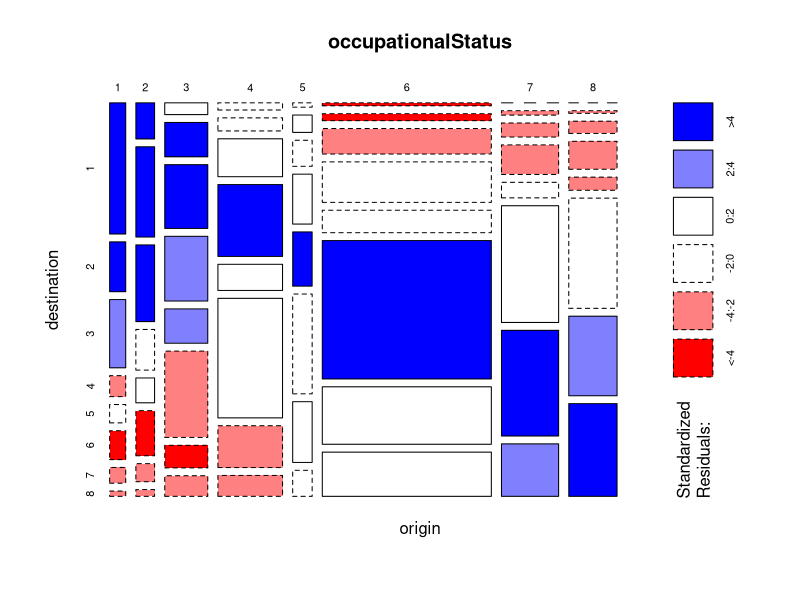
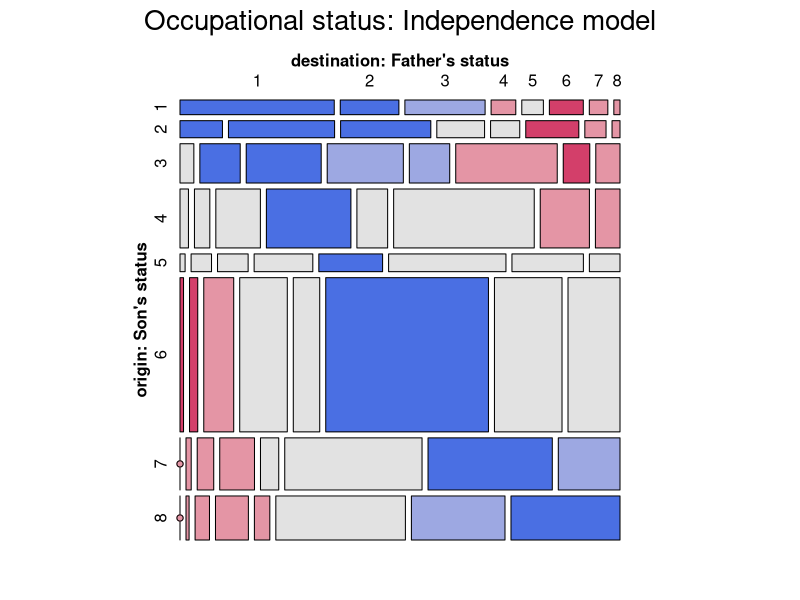
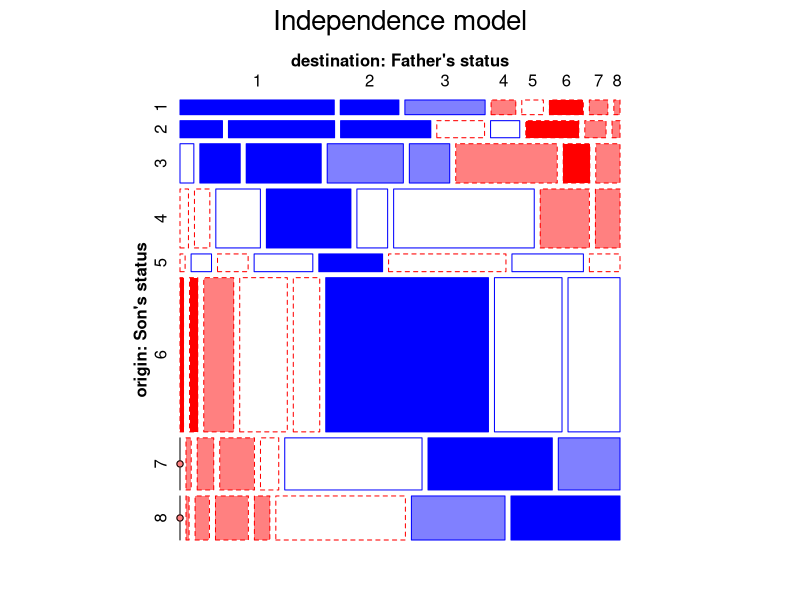

R code for these plots, in order:
## ---- chunk 1
knitr::opts_chunk$set(
  collapse = TRUE,
  message = FALSE,
  warning = FALSE,
  fig.height = 6,
  fig.width = 7,
  fig.path = "fig/demo-occStatus-",
  dev = "png",
  comment = "##"
)

# save some typing
knitr::set_alias(w = "fig.width",
                 h = "fig.height",
                 cap = "fig.cap")

# colorize text
colorize <- function(x, color) {
  if (knitr::is_latex_output()) {
    sprintf("\\textcolor{%s}{%s}", color, x)
  } else if (knitr::is_html_output()) {
    sprintf("<span style='color: %s;'>%s</span>", color,
      x)
  } else x
}
## ---- chunk 2
data(occupationalStatus, package="datasets")
str(occupationalStatus)
occupationalStatus
## ---- chunk 3
library(vcdExtra)
library(gnm)
## ---- chunk 4
plot(occupationalStatus, shade=TRUE)
## ---- chunk 5
long.labels <- list(set_varnames = c(origin="origin: Son's status", 
                                     destination="destination: Father's status"))

mosaic(occupationalStatus, shade=TRUE, 
       main="Occupational status: Independence model", 
       labeling_args = long.labels, 
       legend=FALSE)
## ---- chunk 6
indep.glm <- glm(Freq ~ origin + destination, 
                 family = poisson, 
                 data=occupationalStatus)

# the same mosaic, using the fitted model
mosaic(indep.glm, 
       main="Independence model",
       labeling_args = long.labels, 
       legend=FALSE, 
       gp=shading_Friendly)

## ---- chunk 7
quasi <- gnm(Freq ~ origin + destination + Diag(origin,destination), 
             family=poisson, data=occupationalStatus)
